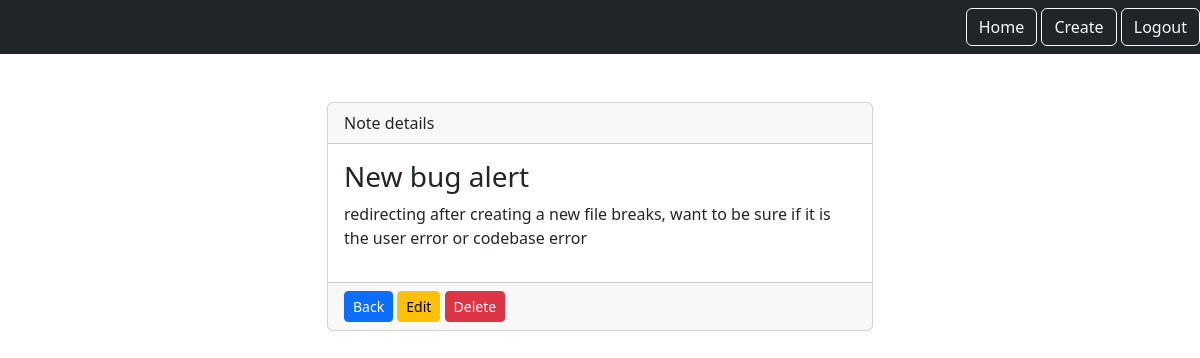
Page /notes/9 (signed in) on the committed database.
### notes/models.py (models this page shows)
class Notes(models.Model):
    title = models.CharField(max_length=100)
    text = models.TextField()
    created = models.DateTimeField(auto_now_add=True)
    user = models.ForeignKey(User, on_delete=models.CASCADE, related_name='notes')

### notes/views.py (the view)
# urls.py: path('notes/<int:pk>', views.NotesDetailView.as_view(), name = "note.detail"),
class NotesDetailView(LoginRequiredMixin, DetailView):
    model = Notes
    context_object_name = 'note'
    login_url = '/login'
    def get_queryset(self):
        return self.request.user.notes.all()

### notes/templates/notes/notes_detail.html
{% extends 'base.html' %}
{% load static %}
{% block content %}
	<div class="row justify-content-center">
		<div class="col-md-6">
			<div class="card">
				<div class="card-header">Note details</div>
				<div class="card-body">
					<h1 class="fs-3">{{ note.title }}</h1>
					<p>{{ note.text }}</p>
				</div>
				<div class="card-footer">
					<a href="{% url 'notes.list' %}" class="btn btn-sm btn-primary">Back</a>
					<a href="{% url 'note.update' pk=note.id %}" class="btn btn-sm btn-warning">Edit</a>
					<a href="{% url 'note.delete' pk=note.id %}" class="btn btn-sm btn-danger">Delete</a>
				</div>
			</div>
		</div>
	</div>
{% endblock %}

### rows in the picture
Notes: title "New bug alert", text "redirecting after creating a new file breaks, want to be sure if it is the user error or codebase error"
